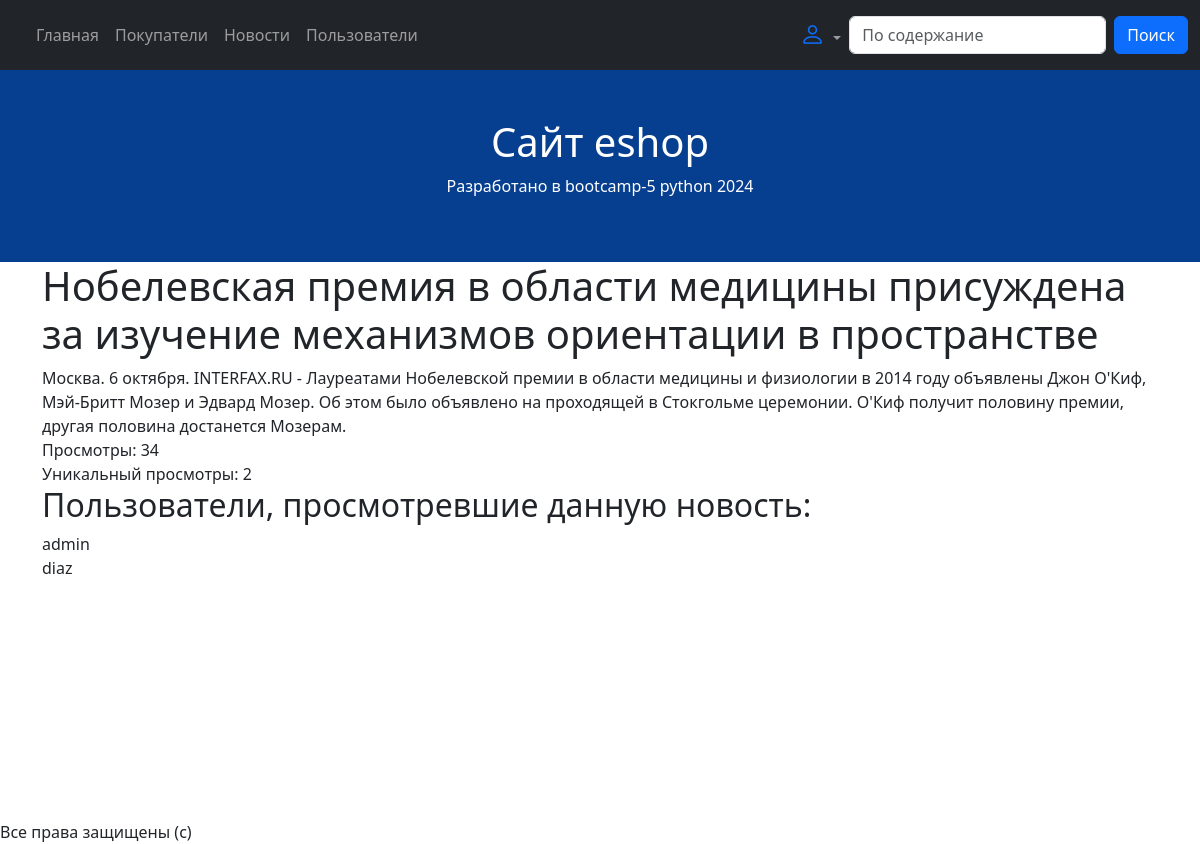
The page /new/1/ on the database its author committed.
### news/models.py (models this page shows, shortened)
class New(models.Model):
    title = models.CharField(max_length=1000)
    article = models.TextField()
    views = models.IntegerField(default=0)
    user_views = models.ManyToManyField(
        to=User,
        blank=True,
    )
    category = models.ForeignKey(
        to=NewsCategory,
        on_delete=models.SET_NULL,
        null=True, blank=True,
        verbose_name="Категория",
    )

### news/views/new_detail.py (the view)
# urls.py: path('new/<int:pk>/', NewDetailView.as_view(), name='new-detail'),
class NewDetailView(View):
    def get(self, request, pk):
        try:
            new_object = New.objects.get(pk=pk)
        except New.DoesNotExist:
            messages.error(request, "Новость не найдена")
            return redirect('/')
        new_object.views += 1
        if request.user.is_authenticated:
            new_object.user_views.add(request.user)
        new_object.save()
        context = {
            "new": new_object,
        }
        return render(request, 'news_detail.html', context)

### news/templates/news_detail.html
{% extends 'base.html' %}
{% block content %}
<h1>{{ new.title }}</h1>
<div>{{ new.article }}</div>
<div>Просмотры: {{ new.views }}</div>
<div>Уникальный просмотры: {{ new.user_views.count }}</div>
<h2>Пользователи, просмотревшие данную новость:</h2>
{% for user in new.user_views.all %}
    <div>{{ user.username }}</div>
{% endfor %}
{% endblock %}

### rows shown on the page
New: title "Нобелевская премия в области медицины присуждена за изучение механизмов ориентации в пространстве", article "Москва. 6 октября. INTERFAX.RU - Лауреатами Нобелевской премии в области медицины и физиологии в 2014 году объявлены Джон О'Киф, Мэй-Бритт Мозер и Эдвард Мозер. Об этом было объявлено на проходящей в Стокгольме церемонии. О'Киф получит половину премии, другая половина достанется Мозерам.", views "34", user_views.count "2"

### other values the page prints
{{ user.username }} "admin"
{{ user.username }} "diaz"
